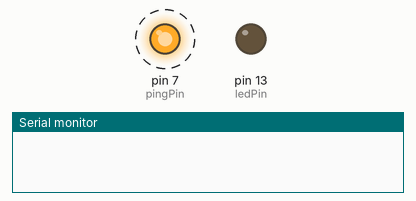
A sketch run on a simulated Arduino Uno, built with avr-gcc and run on an emulated ATmega328P. Shown: output pins drawn as LEDs (lit = HIGH), the last lines printed to the serial monitor. Dashed ring = blinking.

Above: at 0.3 s.
At 38.4 s:
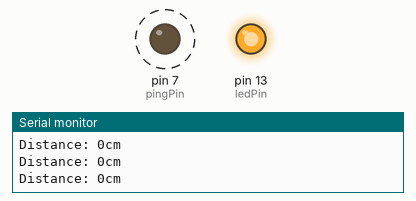
Timing chart, 0 to 40.0 s (numbered marks = the images above):
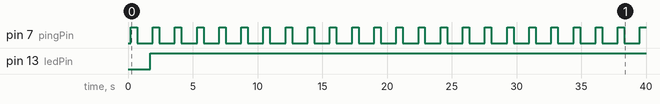

The sketch:

4_ultrasonic_sensor1.ino
```cpp
// Ultrasonic sensor

const int pingPin = 7;
const int ledPin = 13;

void setup() {
  Serial.begin(9600);
  pinMode(ledPin, OUTPUT);
}

void loop() {
  long duration, cm;
  // The Ping is triggered by a HIGH pulse of 2 or more microsecond
  // Give a short LOW pulse beforehand to ensure a clean HIGH pulse

  pinMode(pingPin, OUTPUT);
  digitalWrite(pingPin, LOW);
  delay(200);
  digitalWrite(pingPin, HIGH);
  delay(500);
  digitalWrite(pingPin, LOW);

  // The same pin is used to read the signal from the PING; a
  // pulse whose duration is the time (in microseconds) from the
  // of the ping to the reception of its echo off of an object.
  pinMode(pingPin, INPUT);
  duration = pulseIn(pingPin, HIGH);

  cm = duration/29/2;

  Serial.print("Distance: ");
  Serial.print(cm);
  Serial.print("cm");
  Serial.println();

  if(cm < 100) {
    digitalWrite(ledPin, HIGH);
  } else {
    digitalWrite(ledPin, LOW);
  }
  delay(10);
}
```

Measured:
- by itself, pin 7 (pingPin): alternates HIGH for 0.50 s and LOW for 1.2 s
- by itself, pin 13 (ledPin): LOW → HIGH at 1.7 s
